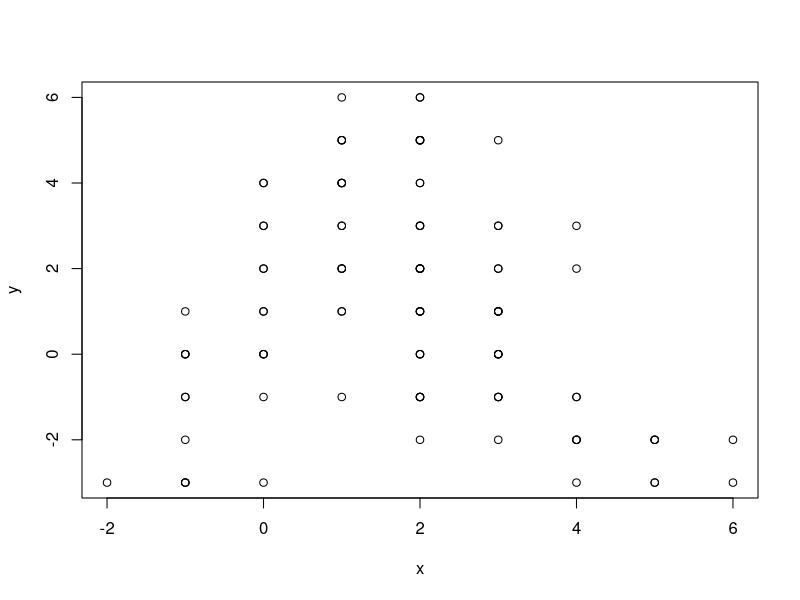

This chart was generated by the following R code:
x <- c(0)
y <- c(0)
for( i in c(1:100)){
  d <- runif(1)
  s <- round(runif(1))
  if( d <= 0.5 ) {
    x <- c( x, x[i]+(-1)^s )
    y <- c( y, y[i] )
  }
  else {
    x <- c( x, x[i] )
    y <- c( y, y[i]+(-1)^s )
  }
}

str(x)
str(y)
plot(x,y)
